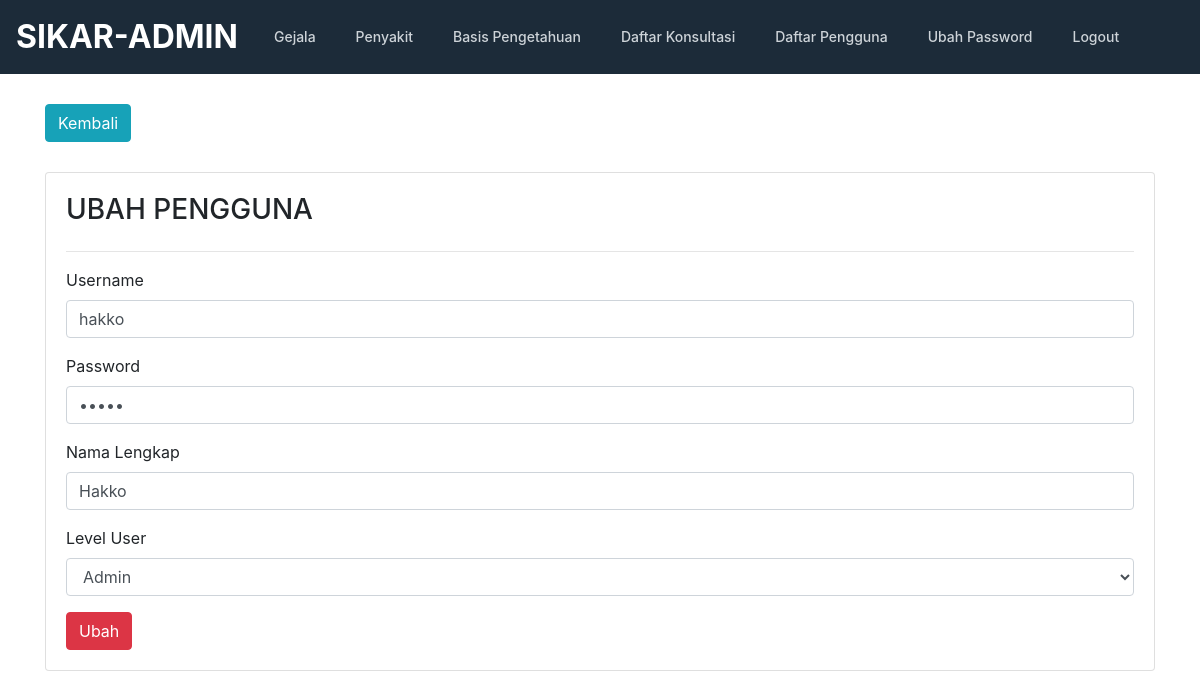
Before: /admin/editpengguna.php?id=3 with the older database file.
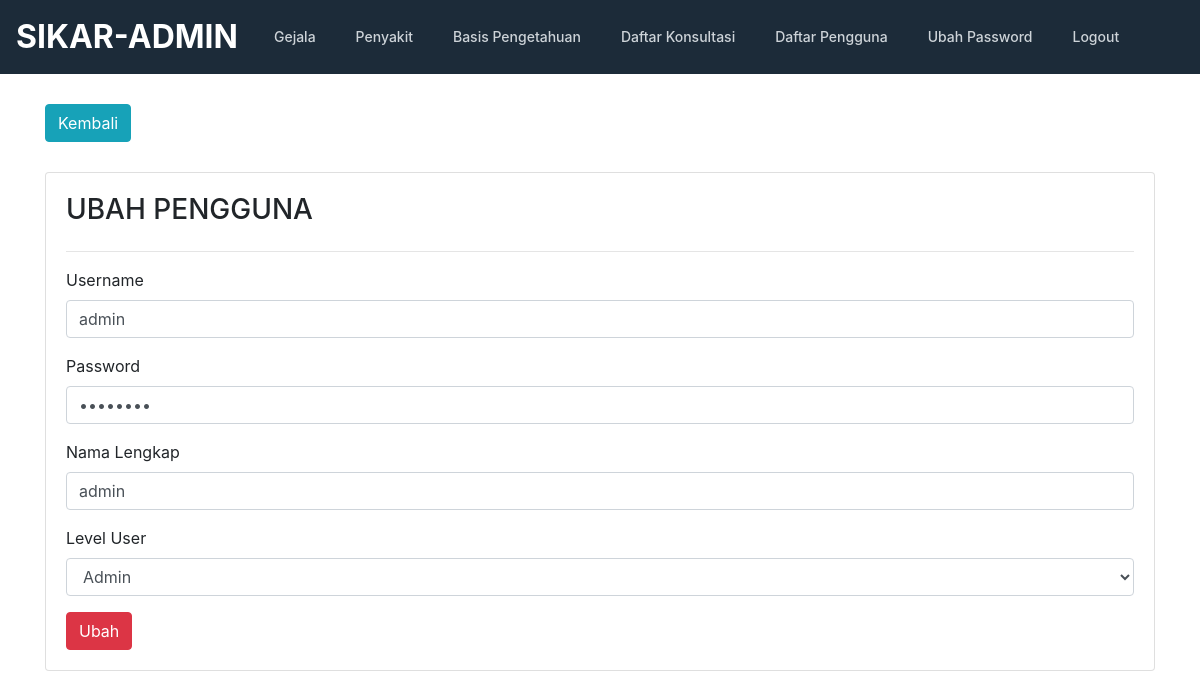
After: the same page with the newer database file.
### tables this page shows
CREATE TABLE `user` (
  `user_id` int(10) NOT NULL,
  `username` varchar(30) NOT NULL,
  `password` varchar(30) NOT NULL,
  `fullname` varchar(50) NOT NULL,
  `level` varchar(10) NOT NULL
);

### admin/editpengguna.php (the view, shortened to what this page needs)
<!doctype html>
<html lang="en">
  <head>
    <link href="../css/bootstrap.min.css" rel="stylesheet">
    <link href="../css/style.css" rel="stylesheet">
    <link href="../css/jquery.dataTables.min.css" rel="stylesheet"/>
  </head>
  <body>
    <?php include "header.php"; ?>
    <section>
        <div class="container">
            <a class="btn btn-md btn-info" href="gejala.php">Kembali</a>
            <div class="card" style="padding:20px;margin-top:30px">
                <h3>UBAH PENGGUNA</h3>
                <hr/>
                <?php
                    include '../conn.php';
                    $id = $_GET['id'];
                    $data = mysqli_query($koneksi,"select * from user where user_id='$id'");
                    while($d = mysqli_fetch_array($data)){
                ?>
                <form action="updatepengguna.php" method="POST">
                <div class="form-group">
                      <label>Username</label>
                      <input type="text" name="username" class="form-control" value=<?php echo $d['username']?> />
                  </div>
                  <div class="form-group">
                      <label>Password</label>
                      <input type="password" name="password" class="form-control" value=<?php echo $d['password']?> />
                  </div>
                  <div class="form-group">
                      <label>Nama Lengkap</label>
                      <input type="text" name="fullname" class="form-control" value=<?php echo $d['fullname']?> />
                  </div>
                  <div class="form-group">
                      <label>Level User</label>
                      <select name="level" class="form-control" value=<?php echo $d['level']?>>
                          <option value="admin">Admin</option>
                      </select>
                  </div>
                    <button type="submit" class="btn btn-md btn-danger">Ubah</button>
                </form>
                <?php
                    }
                ?>
            </div>
        </div>
    </section>
  </body>
</html>

Changed rows visible on the page:
removed user: username "hakko", level "Admin"
added user: username "admin", level "Admin"
